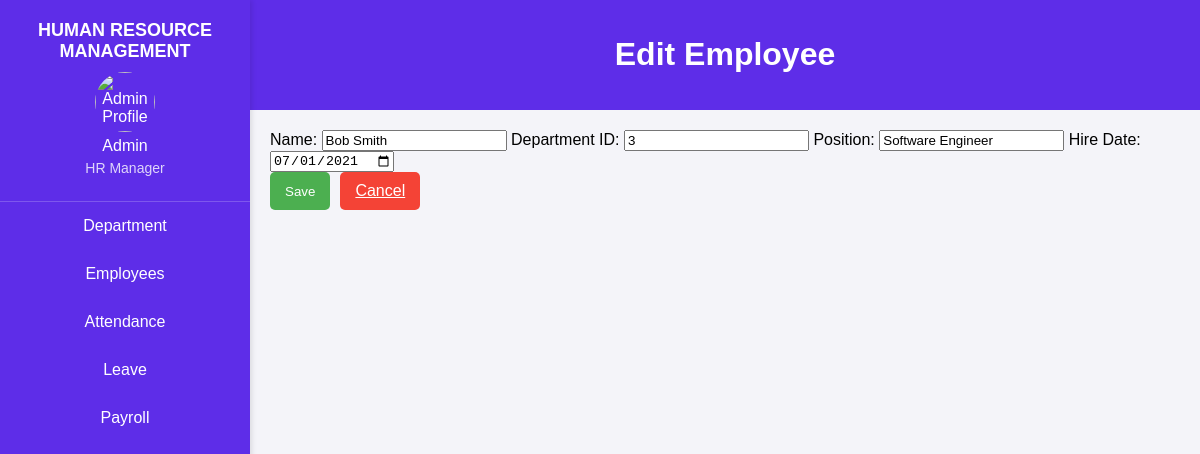
/index.php?command=editEmp&employee_id=102, run on the app's committed database.
### tables this page shows
CREATE TABLE `employee` (
  `EmployeeID` int(11) NOT NULL,
  `Name` varchar(255) DEFAULT NULL,
  `DepartmentID` int(11) DEFAULT NULL,
  `Position` varchar(255) DEFAULT NULL,
  `HireDate` date DEFAULT NULL
);

### models/employee.php (called while the page is built, shortened)
<?php
class EmployeeModel
{
    public $db = null;
    function __construct()
    {
        try {
            $this->db = new mysqli('localhost', 'root', '', 'employee_management');
        } catch (mysqli_sql_exception $e) {
            exit('Database connection could not be established.');
        }
    }
 public function getEmployeeById($employeeID)
 {
     $stmt = $this->db->prepare("SELECT * FROM employee WHERE EmployeeID = ?");
     $stmt->bind_param('i', $employeeID);
     $stmt->execute();
     $result = $stmt->get_result();
     return $result->fetch_assoc();
 }
}
?>

### view/edit_employees.php (the view, shortened to what this page needs)
<!DOCTYPE html>
<html lang="en">
<head>
    <link rel="stylesheet" href="css/styles_employees.css?v=1.1">
</head>
<body>
    <div class="header">
        <h1>Edit Employee</h1>
    </div>
    <div class="main-content">
        <form action="" method="POST">
            <label for="name">Name:</label>
            <input type="text" id="name" name="name" value="<?= htmlspecialchars($employee['Name']) ?>" required>
            <label for="department-id">Department ID:</label>
            <input type="text" id="department-id" name="department_id" value="<?= htmlspecialchars($employee['DepartmentID']) ?>" required>
            <label for="position">Position:</label>
            <input type="text" id="position" name="position" value="<?= htmlspecialchars($employee['Position']) ?>" required>
            <label for="hire-date">Hire Date:</label>
            <input type="date" id="hire-date" name="hire_date" value="<?= htmlspecialchars($employee['HireDate']) ?>" required>
            <div class="form-actions">
                <button type="submit" class="save-btn">Save</button>
                <a href="employees.php" class="cancel-btn">Cancel</a>
            </div>
        </form>
    </div>
</body>
</html>

### css/styles.css (style rules this page uses)
body { margin: 0; font-family: Arial, sans-serif; display: flex; min-height: 100vh; background-color: #f4f4f9; }

### css/styles_employees.css (style rules this page uses)
.main-content { flex-grow: 1; margin-left: 250px; padding: 20px; display: flex; flex-direction: column; gap: 20px; align-items: stretch; min-height: 100vh; box-sizing: border-box; }
.header { text-align: center; background-color: #5e2de8; color: white; padding: 15px; margin-left: 250px; }
.form-actions { display: flex; gap: 10px; }
.save-btn { background-color: #4caf50; color: white; border: none; padding: 10px 15px; border-radius: 5px; cursor: pointer; transition: background-color 0.3s; }
.cancel-btn { background-color: #f44336; color: white; border: none; padding: 10px 15px; border-radius: 5px; cursor: pointer; transition: background-color 0.3s; }

### data on the page
employee: name "Bob Smith", department_id "3", position "Software Engineer", hire_date "07/01/2021"
